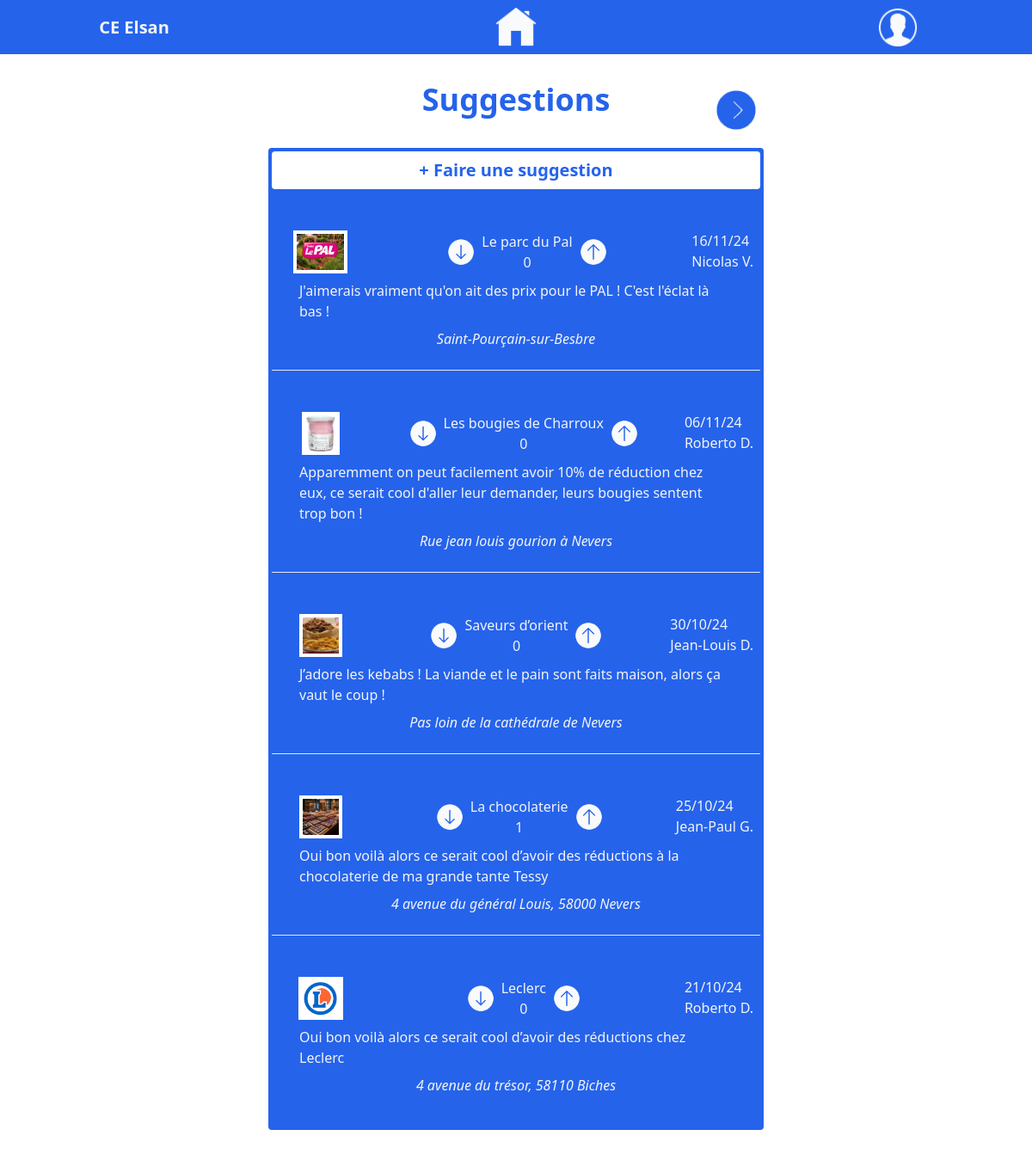
Screenshot of /pages/suggestions.php (signed in) with the database file from the repository.
### tables this page shows
CREATE TABLE `suggestions` (
  `suggestion_id` int NOT NULL,
  `company_name` varchar(255) NOT NULL,
  `description` text NOT NULL,
  `image_url` varchar(255) NOT NULL,
  `date` datetime NOT NULL DEFAULT CURRENT_TIMESTAMP,
  `address` varchar(255) NOT NULL,
  `user_id` int NOT NULL,
  `is_visible` tinyint(1) NOT NULL DEFAULT '0',
  `category` varchar(255) NOT NULL
);

CREATE TABLE `users` (
  `user_id` int NOT NULL,
  `first_name` varchar(255) NOT NULL,
  `last_name` varchar(255) NOT NULL,
  `email` varchar(255) NOT NULL,
  `password` varchar(255) NOT NULL,
  `role` varchar(255) NOT NULL DEFAULT 'to_approve'
);

### src/pages/suggestions.php (the view, shortened to what this page needs)
<?php
require_once('../php_sql/db_connect.php');
$limit = 5;
$page = isset($_GET['page']) ? (int)$_GET['page'] : 1;
$offset = ($page - 1) * $limit;
$totalSql = "SELECT COUNT(*) FROM suggestions";
$totalQuery = $db->query($totalSql);
$totalSuggestions = $totalQuery->fetchColumn();
$totalPages = ceil($totalSuggestions / $limit);
$sql = "
SELECT
    s.suggestion_id, s.company_name, s.description, s.image_url, s.date, s.address, s.user_id,
    COALESCE(SUM(v.vote_value), 0) AS total_score,
    u.first_name, SUBSTRING(u.last_name, 1, 1) AS last_name_initial
FROM suggestions s
LEFT JOIN votes v ON s.suggestion_id = v.suggestion_id
LEFT JOIN users u ON s.user_id = u.user_id
WHERE s.is_visible = 1
GROUP BY s.suggestion_id, u.first_name, last_name_initial
ORDER BY s.date DESC
LIMIT :limit OFFSET :offset";
$query = $db->prepare($sql);
$query->bindParam(':limit', $limit, PDO::PARAM_INT);
$query->bindParam(':offset', $offset, PDO::PARAM_INT);
$query->execute();
$suggestions = $query->fetchAll(PDO::FETCH_ASSOC);
?>
<!doctype html>
<html>
<head>
  <link href="../output.css" rel="stylesheet">
</head>
<body class="pb-8">
<?php include '../includes/nav.php';?>
<div class="title_pagniation relative max-w-xl mx-auto">
    <h1 class="text-blue-600 font-bold text-4xl text-center m-8">Suggestions</h1>
    <?php if ($page < $totalPages): ?>
        <a href="?page=<?= $page + 1 ?>" class="absolute right-0 top-0 mx-2 text-blue-600 py-2"><img class="h-12" src="../images/icons/next.png" alt="page suivante"></a>
    <?php endif; ?>
</div>
<main class="p-1 flex flex-col gap-4 flex-wrap max-w-screen-2xl mx-auto">
<section class="w-[96%] bg-blue-600 mx-auto p-1 max-w-xl text-gray-100 pb-4 rounded">
        <h3 class="font-bold text-xl text-center bg-white text-blue-600 rounded p-2"><a href="add_suggestion.php">+ Faire une suggestion</a></h3>
    <div class="container">
    <?php
$lastSuggestion = end($suggestions);
foreach ($suggestions as $suggestion) {
    $date = new DateTime($suggestion['date']);
    $formattedDate = $date->format('d/m/y');
    echo
    '<article class="mt-12 w-full mx-auto">
    <div class="suggestion_row_prez flex justify-between gap-1">
        <div class="w-1/5 flex items-center justify-center">
            <img src="' . $suggestion['image_url'] . '" alt="logo de l\'entreprise" class="bg-white p-1 h-[50px]">
        </div>
        <div class="company_name_and_votes flex gap-2 justify-between">
            <div class="left font-bold text-4xl flex items-center">
                <a href="../php_sql/vote.php?vote=-1&suggestion_id=' . $suggestion['suggestion_id'] . '&page=' . $page . '">
                    <img src="../images/icons/down.png" alt="vote négatif" class="h-8 w-8">
                </a>
            </div>
            <div class="flex flex-col text-center justify-center">
                <p class="">' . $suggestion['company_name'] . '</p>
                <p class="">' . $suggestion['total_score'] . '</p>
            </div>
            <div class="right font-bold text-4xl flex items-center">
                <a href="../php_sql/vote.php?vote=1&suggestion_id=' . $suggestion['suggestion_id'] . '&page=' . $page . '">
                    <img src="../images/icons/up.png" alt="vote positif" class="h-8 w-8">
                </a>
            </div>
        </div>
        <div class="date_and_name px-2">
            <p class="">' . $formattedDate . '</p>
            <p class="">' . $suggestion['first_name'] . ' ' . $suggestion['last_name_initial'] . '.</p>
        </div>
    </div>
    <p class="mt-2 px-8">' . $suggestion['description'] . '</p>
    <p class="text-center mt-2 italic">' . $suggestion['address'] . '</p>
    </article><br>';
    if ($suggestion !== $lastSuggestion) {
        echo '<hr>';
    }
}
?>
        </div>
</section>
</main>
</body>
</html>

### rows the page displays
suggestions: image_url (picture), company_name "Le parc du Pal", total_score "0", date "16/11/24", user.first_name "Nicolas", last_name_initial "V", description "J'aimerais vraiment qu'on ait des prix pour le PAL ! C'est l'éclat là bas !", address "Saint-Pourçain-sur-Besbre"
suggestions: image_url (picture), company_name "Les bougies de Charroux", total_score "0", date "06/11/24", user.first_name "Roberto", last_name_initial "D", description "Apparemment on peut facilement avoir 10% de réduction chez eux, ce serait cool d'aller leur demander, leurs bougies sentent trop bon !", address "Rue jean louis gourion à Nevers"
suggestions: image_url (picture), company_name "Saveurs d’orient", total_score "0", date "30/10/24", user.first_name "Jean-Louis", last_name_initial "D", description "J’adore les kebabs ! La viande et le pain sont faits maison, alors ça vaut le coup !", address "Pas loin de la cathédrale de Nevers"
suggestions: image_url (picture), company_name "La chocolaterie", total_score "1", date "25/10/24", user.first_name "Jean-Paul", last_name_initial "G", description "Oui bon voilà alors ce serait cool d’avoir des réductions à la chocolaterie de ma grande tante Tessy", address "4 avenue du général Louis, 58000 Nevers"
suggestions: image_url (picture), company_name "Leclerc", total_score "0", date "21/10/24", user.first_name "Roberto", last_name_initial "D", description "Oui bon voilà alors ce serait cool d’avoir des réductions chez Leclerc", address "4 avenue du trésor, 58110 Biches"
